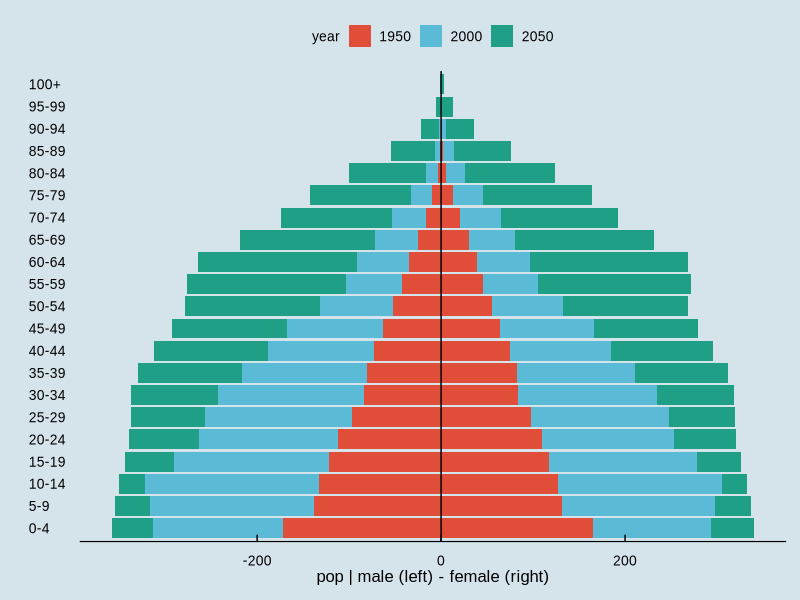

Generate this figure with R:
## ---- chunk 1
# 安装包
if (!requireNamespace("ggplot2", quietly = TRUE)) {
  install.packages("ggplot2")
}
if (!requireNamespace("ggthemes", quietly = TRUE)) {
  install.packages("ggthemes")
}
if (!requireNamespace("dplyr", quietly = TRUE)) {
  install.packages("dplyr")
}

# 加载包
library(ggplot2)
library(ggthemes)
library(dplyr)
## ---- chunk 2
# 加载数据
data <- read.delim("files/Hiplot/146-pyramid-stack-data.txt", header = T)

# 整理数据格式
data[,3] <- factor(data[,3], levels = unique(data[,3]))
data[,1] <- factor(data[,1], levels = unique(data[,1]))

# 查看数据
head(data)
## ---- chunk 3
#| label: fig-1pyramid-stack
#| fig-cap: "金字塔堆叠图"
#| out.width: "95%"
#| fig-height: 7
#| fig-width: 6
#| warning: false
#| error: false
#| message: false

# 金字塔堆叠图
p <- ggplot(data = data, aes(x = age, y = pop, fill = year)) +
  geom_bar(data = data %>% filter(gender == "female") %>% arrange(rev(year)),
           stat = "identity", position = "identity") +
  geom_bar(data = data %>% filter(gender == "male") %>% arrange(rev(year)),
           stat = "identity", position = "identity", mapping = aes(y = -pop)) +
  coord_flip() +
  geom_hline(yintercept = 0) +
  scale_fill_economist() +
  scale_fill_manual(values = c("#e04d39","#5bbad6","#1e9f86")) +
  labs(y = "pop | male (left) - female (right)", x= "") +
  theme_economist(horizontal = FALSE) +
  theme(text = element_text(family = "Arial"),
        plot.title = element_text(size = 12,hjust = 0.5),
        axis.title = element_text(size = 12),
        axis.text = element_text(size = 10),
        axis.text.x = element_text(angle = 0, hjust = 0.5,vjust = 1),
        legend.position = "top",
        legend.direction = "horizontal",
        legend.title = element_text(size = 10),
        legend.text = element_text(size = 10),
        panel.grid.major = element_blank(),
        panel.grid.minor = element_blank())

p
